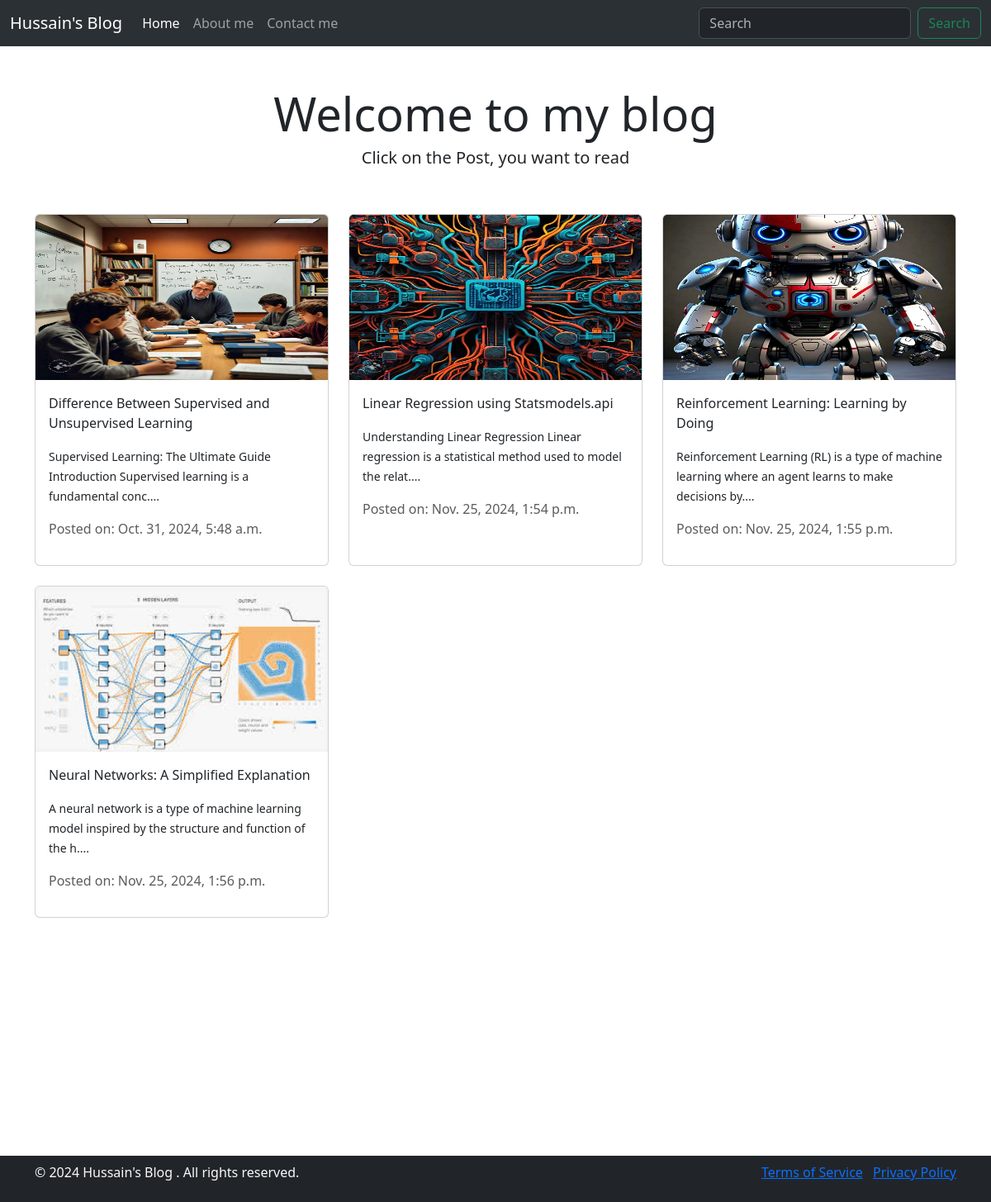
The page / on the database its author committed.
### blog/models.py (models this page shows, shortened)
class Blogs(models.Model):
    title =models.CharField(max_length=150)
    content = models.TextField()
    created_date = models.DateTimeField(auto_now_add=True)
    image = models.ImageField(upload_to='images/')
    def summary(self):
        return self.content[:100] + "...."

### blog/views.py (the view)
# urls.py: path('',views.home),
def home(request):
    post = Blogs.objects.all().order_by('created_date')
    return render(request, 'home.html', {'post': post})

### blog/templates/home.html (shortened to what this page needs)
{% extends 'base.html' %}
{% block content %}
<nav class="navbar navbar-expand-lg bg-body-tertiary text-light" data-bs-theme="dark">
  <div class="container-fluid">
    <a class="navbar-brand" href="#">Hussain's Blog</a>
    <div class="collapse navbar-collapse" id="navbarScroll">
      <ul class="navbar-nav me-auto my-2 my-lg-0 navbar-nav-scroll" style="--bs-scroll-height: 100px;">
        <li class="nav-item">
          <a class="nav-link active" aria-current="page" href="#">Home</a>
        </li>
        <li class="nav-item">
          <a class="nav-link" href="{% url 'aboutme' %}"">About me</a>
        </li>
        <li class="nav-item">
          <a class="nav-link" href="{% url 'contact' %}">Contact me</a>
      </ul>
      <form method="get" action= "/search" class="d-flex" role="search">
        <input class="form-control me-2" type="search" placeholder="Search" aria-label="Search" name="query" id="query">
        <button class="btn btn-outline-success" type="submit">Search</button>
      </form>
    </div>
  </div>
</nav>
<div class="container mt-5">
  <div class="row">
    <div class="col-12 text-center mb-5">
      <h1 class="display-4">Welcome to my blog</h1>
      <h2 class="lead">Click on the Post, you want to read</h2>
    </div>
  </div>
  <div class="row">
    {% for post in post.all %}
    <div class="col-md-4 mb-4">
      <div class="card h-100">
        <a href="{% url 'blog_detail' post.pk %}">
          <img class="card-img-top" src="{{ post.image.url }}" alt="Post Image" height="200">
        </a>
        <div class="card-body">
        <p>{{ post.title }}</p>
          <p class="card-text"><small>{{ post.summary|safe }}</small></p>
          <p class="text-muted">Posted on: {{ post.created_date }}</p>
        </div>
      </div>
    </div>
    {% endfor %}
  </div>
</div>
{% endblock%}

### blog/templates/base.html (shortened to what this page needs)
<!DOCTYPE html>
<html lang="en">
<head>
    <link href="https://cdn.jsdelivr.net/npm/bootstrap@5.3.3/dist/css/bootstrap.min.css" rel="stylesheet">
</head>
<body>
    <main>
        {% block content %} {% endblock %}
    </main>
    <br>
    <br>
    <br>
    <br>
    <br>
    <br>
    <br>
    <br>
    <br>
    <br>
    <br>
    <footer class="footer bg-dark text-light py-2 d-flex justify-content-between ">
        <div class="container">
            <div class="row">
                <div class="col-md-6">
                    <p>&copy; 2024 Hussain's Blog . All rights reserved.</p>
                </div>
                <div class="col-md-6 text-end">
                    <ul class="list-inline">
                        <li class="list-inline-item"><a href="#">Terms of Service</a></li>
                        <li class="list-inline-item"><a href="#">Privacy Policy</a></li>
                    </ul>
                </div>
            </div>
        </div>
      </footer>
</body>
</body>
</html>

### rows shown on the page
Blogs: image (picture), title "Difference Between Supervised and Unsupervised Learning", summary "Supervised Learning: The Ultimate Guide Introduction Supervised learning is a fundamental conc....", created_date "Oct. 31, 2024, 5:48 a.m."
Blogs: image (picture), title "Linear Regression using Statsmodels.api", summary "Understanding Linear Regression Linear regression is a statistical method used to model the relat....", created_date "Nov. 25, 2024, 1:54 p.m."
Blogs: image (picture), title "Reinforcement Learning: Learning by Doing", summary "Reinforcement Learning (RL) is a type of machine learning where an agent learns to make decisions by....", created_date "Nov. 25, 2024, 1:55 p.m."
Blogs: image (picture), title "Neural Networks: A Simplified Explanation", summary "A neural network is a type of machine learning model inspired by the structure and function of the h....", created_date "Nov. 25, 2024, 1:56 p.m."
